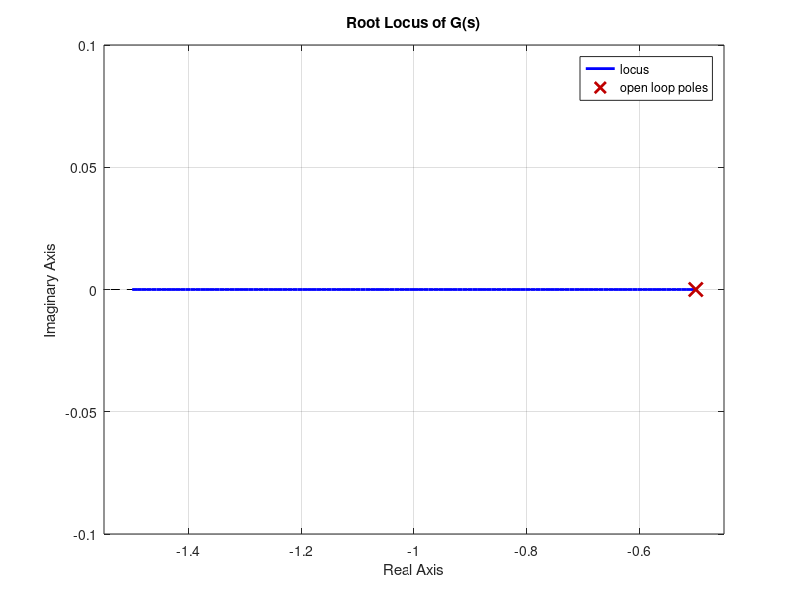
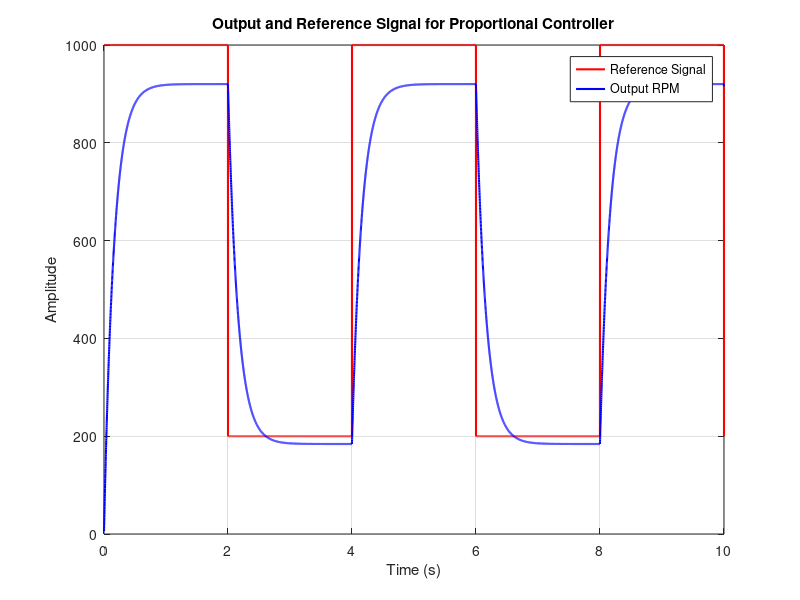
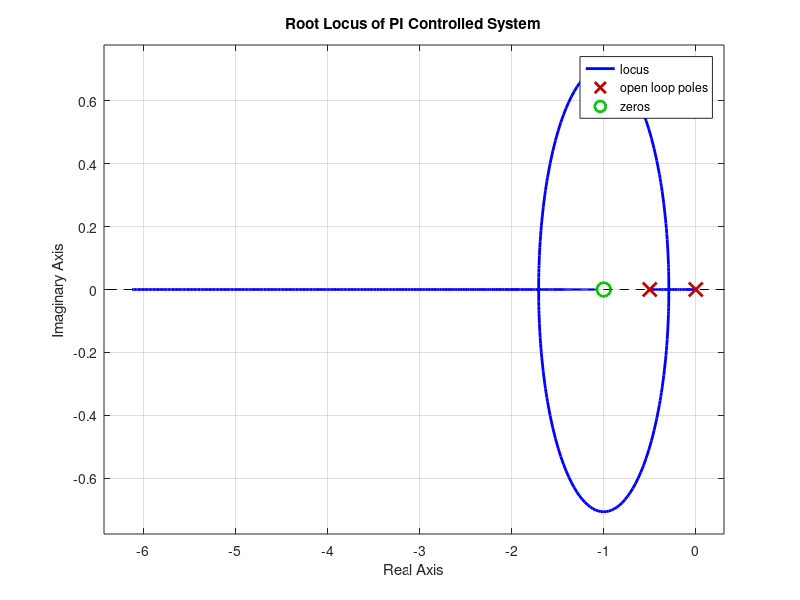
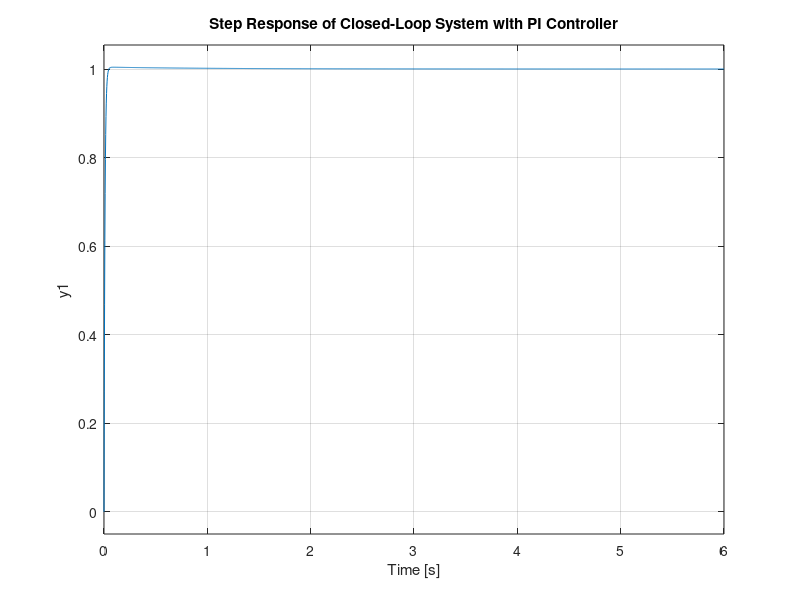

These charts were generated, in order, by the following MATLAB code:


%% Gürkan DONBALOĞLU - 2220357131
% PROPORTIONAL CONTROLLER 
clc;
clear;
close all;

% System parameters
settling_time = 10; % seconds
steady_state_rpm = 230.41; % rpm
tau = settling_time / 5; % Time constant
K = steady_state_rpm; % Gain

% Continuous-time transfer function
num = [K];
den = [tau, 1];
G = tf(num, den);

% Sampling time
Ts = 0.001; % seconds

% Plot root locus
figure;
rlocus(G);
title('Root Locus of G(s)');
grid on;

% Square wave parameters
mean_rpm = 600; % Mean RPM
peak_to_peak = 800; % Peak-to-peak amplitude
period = 4; % seconds
duration = 10; % seconds

% Time vector and square wave
t = 0:Ts:duration;
%square_wave = mean_rpm + (peak_to_peak / 2) * (mod(t, period) < (period / 2)) * 2 - (peak_to_peak / 2);
square_wave = mean_rpm + (peak_to_peak / 2) * square(2 * pi * (1 / period) * t); 
% Discretize transfer function
Gd = c2d(G, Ts, 'zoh');
[A, B, C, D] = ssdata(Gd); % Extract state-space matrices

% Initialize variables for simulation
y = zeros(1, length(t)); % Preallocate output signal array
x = zeros(size(A, 1), 1); % Initial state, compatible with state-space dimensions
Kp = 0.05; % Proportional gain

% Simulation loop
for i = 1:length(t)
    % Calculate error
    if i == 1
        prev_y = 0; % For the first iteration, use 0 as previous output
    else
        prev_y = y(i-1); % Use the previous output for subsequent iterations
    end
    error = square_wave(i) - prev_y;
    
    % Calculate control signal
    u = Kp * error;
    
    % Update state using discrete-time state-space equations
    x = A * x + B * u;
    
    % Update output
    y(i) = C * x + D * u;
end

% Plot reference input and output
figure;
plot(t, square_wave, 'r', 'LineWidth', 1.5, 'DisplayName', 'Reference Signal');
hold on;
plot(t, y, 'b', 'LineWidth', 1.5, 'DisplayName', 'Output RPM');
grid on;
legend;
title('Output and Reference Signal for Proportional Controller');
xlabel('Time (s)');
ylabel('Amplitude');

%%
% Proportional-Integral Controller

Kp = 1; 
Ki = 1;

% Controller transfer function
C = tf([Kp, Ki], [1, 0]);
% Combined system
CG = series(C, G);

% Discretize PI controller and motor transfer function
Cd = c2d(C, Ts, 'zoh');
Gd = c2d(G, Ts, 'zoh');

% Extract state-space matrices for discrete-time PI controller
[Ac, Bc, Cc, Dc] = ssdata(Cd);

% Extract state-space matrices for discrete-time motor
[Ag, Bg, Cg, Dg] = ssdata(Gd);

% Initialize variables for simulation
y = zeros(1, length(t)); % Output signal
cy = 0; % Controller output
xg = zeros(size(Ag, 1), 1); % Motor state
xc = zeros(size(Ac, 1), 1); % Controller state

% Simulation loop
for i = 1:length(t)
    % Calculate error
    if i == 1
        prev_y = 0; % For the first iteration, use 0 as previous output
    else
        prev_y = y(i-1); % Use the previous output for subsequent iterations
    end
    error = square_wave(i) - prev_y;

    % Update PI controller state
    xc = Ac * xc + Bc * error;
    cy = Cc * xc + Dc * error;

    % Update motor state
    xg = Ag * xg + Bg * cy;
    y(i) = Cg * xg + Dg * cy;
end

% Plot root locus of C(s)*G(s)
figure;
rlocus(CG);
title('Root Locus of PI Controlled System');
grid on;

% Plot step response of the closed-loop system
closed_loop = feedback(CG, 1);
figure;
step(closed_loop);
title('Step Response of Closed-Loop System with PI Controller');
grid on;

% Plot reference input and output
figure;
plot(t, square_wave, 'r', 'LineWidth', 1.5, 'DisplayName', 'Reference Signal');
hold on;
plot(t, y, 'b', 'LineWidth', 1.5, 'DisplayName', 'Output RPM');
grid on;
legend;
title('Output and Reference Signal for PI Controller');
xlabel('Time (s)');
ylabel('Amplitude');


%% Q1
% Plot root locus
figure;
rlocus(G);
title('Root Locus of G(s)');
grid on;
%% Q2
% Step response
figure;
step(G);
title('Step Response of G(s)');
grid on;

%% Q3
% Square wave parameters
Ts = 0.001; % Sampling time
mean_rpm = 600; % Mean RPM
peak_to_peak = 800; % Peak-to-peak amplitude
period = 4; % seconds
duration = 10; % seconds
t = 0:Ts:duration;
square_wave = mean_rpm + (peak_to_peak / 2) * square(2 * pi * (1 / period) * t);

% Proportional gain
Kp = 0.05;

% Discretize G(s)
Gd = c2d(G, Ts, 'zoh');
[A, B, C, D] = ssdata(Gd);

% Initialize variables
y = zeros(1, length(t)); % Output signal
u = zeros(1, length(t)); % Control signal
x = zeros(size(A, 1), 1); % State vector

% Simulation loop
for i = 1:length(t)
    % Error signal
    if i == 1
        error = square_wave(i);
    else
        error = square_wave(i) - y(i-1);
    end
    
    % Control signal
    u(i) = Kp * error;
    
    % State-space update
    x = A * x + B * u(i);
    y(i) = C * x + D * u(i);
end

% Plot results
figure;
plot(t, square_wave, 'r', 'DisplayName', 'Reference Signal');
hold on;
plot(t, y, 'b', 'DisplayName', 'Output RPM');
plot(t, u, 'g', 'DisplayName', 'Control Signal');
grid on;
legend;
title('System Response for K_p = 0.05');
xlabel('Time (s)');
ylabel('Amplitude');

%% Q4
gain_values = [0.05, 0.1, 0.5, 1];

for Kp = gain_values
    % Reset output and state
    y = zeros(1, length(t));
    x = zeros(size(A, 1), 1);
    
    % Simulation loop
    for i = 1:length(t)
        if i == 1
            error = square_wave(i);
        else
            error = square_wave(i) - y(i-1);
        end
        u = Kp * error; % Control signal
        x = A * x + B * u;
        y(i) = C * x + D * u;
    end
    
    % Plot results
    figure;
    plot(t, square_wave, 'r', 'DisplayName', 'Reference Signal');
    hold on;
    plot(t, y, 'b', 'DisplayName', ['Output RPM (Kp = ', num2str(Kp), ')']);
    grid on;
    legend;
    title(['System Response for Kp = ', num2str(Kp)]);
    xlabel('Time (s)');
    ylabel('Amplitude');
end

%% PI Q1
clc;
clear;
close all;

% System parameters
settling_time = 10; % seconds
steady_state_rpm = 230.41; % rpm
tau = settling_time / 5; % Time constant
K = steady_state_rpm;

% Motor transfer function
num = [K];
den = [tau, 1];
G = tf(num, den);

% PI Controller transfer function
Kp = 1;
Ki = 1;
C = tf([Kp, Ki], [1, 0]);

% Combined system
CG = series(C, G);

% Root locus plot
figure;
rlocus(CG);
title('Root Locus of PI Controlled System');
grid on;
%% PI Q2
% Closed-loop transfer function
closed_loop = feedback(CG, 1);

% Step response
figure;
step(closed_loop);
title('Step Response of Closed-Loop System with PI Controller');
grid on;
%% PI Q3
% Sampling time
Ts = 0.001;

% Square wave parameters
mean_rpm = 600; % Mean RPM
peak_to_peak = 800; % Peak-to-peak amplitude
period = 4; % seconds
duration = 10; % seconds
t = 0:Ts:duration;
square_wave = mean_rpm + (peak_to_peak / 2) * square(2 * pi * (1 / period) * t);

% Discretize PI controller and motor
Cd = c2d(C, Ts, 'zoh');
Gd = c2d(G, Ts, 'zoh');

% Extract state-space matrices
[Ac, Bc, Cc, Dc] = ssdata(Cd); % Controller
[Ag, Bg, Cg, Dg] = ssdata(Gd); % Motor

% Initialize variables for simulation
y = zeros(1, length(t)); % Output signal
u = zeros(1, length(t)); % Control signal
xc = zeros(size(Ac, 1), 1); % Controller state
xg = zeros(size(Ag, 1), 1); % Motor state

% Simulation loop
for i = 1:length(t)
    % Calculate error
    if i == 1
        error = square_wave(i);
    else
        error = square_wave(i) - y(i-1);
    end
    
    % PI Controller state update
    xc = Ac * xc + Bc * error;
    u(i) = Cc * xc + Dc * error; % Control signal
    
    % Motor state update
    xg = Ag * xg + Bg * u(i);
    y(i) = Cg * xg + Dg * u(i); % Output signal
end

% Plot reference input and output
figure;
plot(t, square_wave, 'r', 'DisplayName', 'Reference Signal');
hold on;
plot(t, y, 'b', 'DisplayName', 'Output RPM');
plot(t, u, 'g', 'DisplayName', 'Control Signal');
grid on;
legend;
title('System Response for PI Controller (Kp = Ki = 1)');
xlabel('Time (s)');
ylabel('Amplitude');

%% PI Q4
Ki_values = [0.1, 0.5, 1, 2]; % Example values of Ki
for Ki = Ki_values
    % Update PI controller
    C = tf([Kp, Ki], [1, 0]);
    Cd = c2d(C, Ts, 'zoh');
    [Ac, Bc, Cc, Dc] = ssdata(Cd);
    
    % Reset variables
    y = zeros(1, length(t));
    u = zeros(1, length(t));
    xc = zeros(size(Ac, 1), 1);
    xg = zeros(size(Ag, 1), 1);
    
    % Simulation loop (same as above)
    for i = 1:length(t)
        if i == 1
            error = square_wave(i);
        else
            error = square_wave(i) - y(i-1);
        end
        xc = Ac * xc + Bc * error;
        u(i) = Cc * xc + Dc * error;
        xg = Ag * xg + Bg * u(i);
        y(i) = Cg * xg + Dg * u(i);
    end
    
    % Plot results
    figure;
    plot(t, square_wave, 'r', 'DisplayName', 'Reference Signal');
    hold on;
    plot(t, y, 'b', 'DisplayName', ['Output RPM (Ki = ', num2str(Ki), ')']);
    grid on;
    legend;
    title(['System Response for Ki = ', num2str(Ki)]);
    xlabel('Time (s)');
    ylabel('Amplitude');
end

%% For Both Systems

clc;
clear;
close all;

% System parameters
settling_time = 10; % seconds
steady_state_rpm = 230.41; % rpm
tau = settling_time / 5; % Time constant
K = steady_state_rpm;

% Motor transfer function
num = [K];
den = [tau, 1];
G = tf(num, den);

% Sampling time
Ts = 0.001;

% Square wave parameters
mean_rpm = 600; % Mean RPM
peak_to_peak = 800; % Peak-to-peak amplitude
period = 4; % seconds
duration = 10; % seconds
t = 0:Ts:duration;
square_wave = mean_rpm + (peak_to_peak / 2) * square(2 * pi * (1 / period) * t);

% ---- Proportional Controller (Kp = 1) ----
Kp = 1;

% Discretize motor transfer function
Gd = c2d(G, Ts, 'zoh');
[A, B, C, D] = ssdata(Gd);

% Initialize variables
y_p = zeros(1, length(t)); % Output signal
x = zeros(size(A, 1), 1); % State vector

% Simulation loop
for i = 1:length(t)
    if i == 1
        error = square_wave(i);
    else
        error = square_wave(i) - y_p(i-1);
    end
    u = Kp * error; % Control signal
    x = A * x + B * u; % State update
    y_p(i) = C * x + D * u; % Output update
end

% ---- Proportional-Integral Controller (Kp = Ki = 1) ----
Kp = 1;
Ki = 1;
C_pi = tf([Kp, Ki], [1, 0]); % PI controller
Cd = c2d(C_pi, Ts, 'zoh');
[Ac, Bc, Cc, Dc] = ssdata(Cd);

% Initialize variables
y_pi = zeros(1, length(t)); % Output signal
xc = zeros(size(Ac, 1), 1); % Controller state
xg = zeros(size(A, 1), 1); % Motor state

% Simulation loop
for i = 1:length(t)
    if i == 1
        error = square_wave(i);
    else
        error = square_wave(i) - y_pi(i-1);
    end
    
    % PI controller update
    xc = Ac * xc + Bc * error;
    u = Cc * xc + Dc * error;
    
    % Motor update
    xg = A * xg + B * u;
    y_pi(i) = C * xg + D * u;
end

% ---- Plot Results ----
figure;
plot(t, square_wave, 'r', 'LineWidth', 1.5, 'DisplayName', 'Reference Signal');
hold on;
plot(t, y_p, 'b', 'LineWidth', 1.5, 'DisplayName', 'Proportional Controller Output');
plot(t, y_pi, 'g', 'LineWidth', 1.5, 'DisplayName', 'PI Controller Output');
grid on;
legend;
title('Steady-State Response Comparison: P vs PI Controller');
xlabel('Time (s)');
ylabel('Amplitude');


















